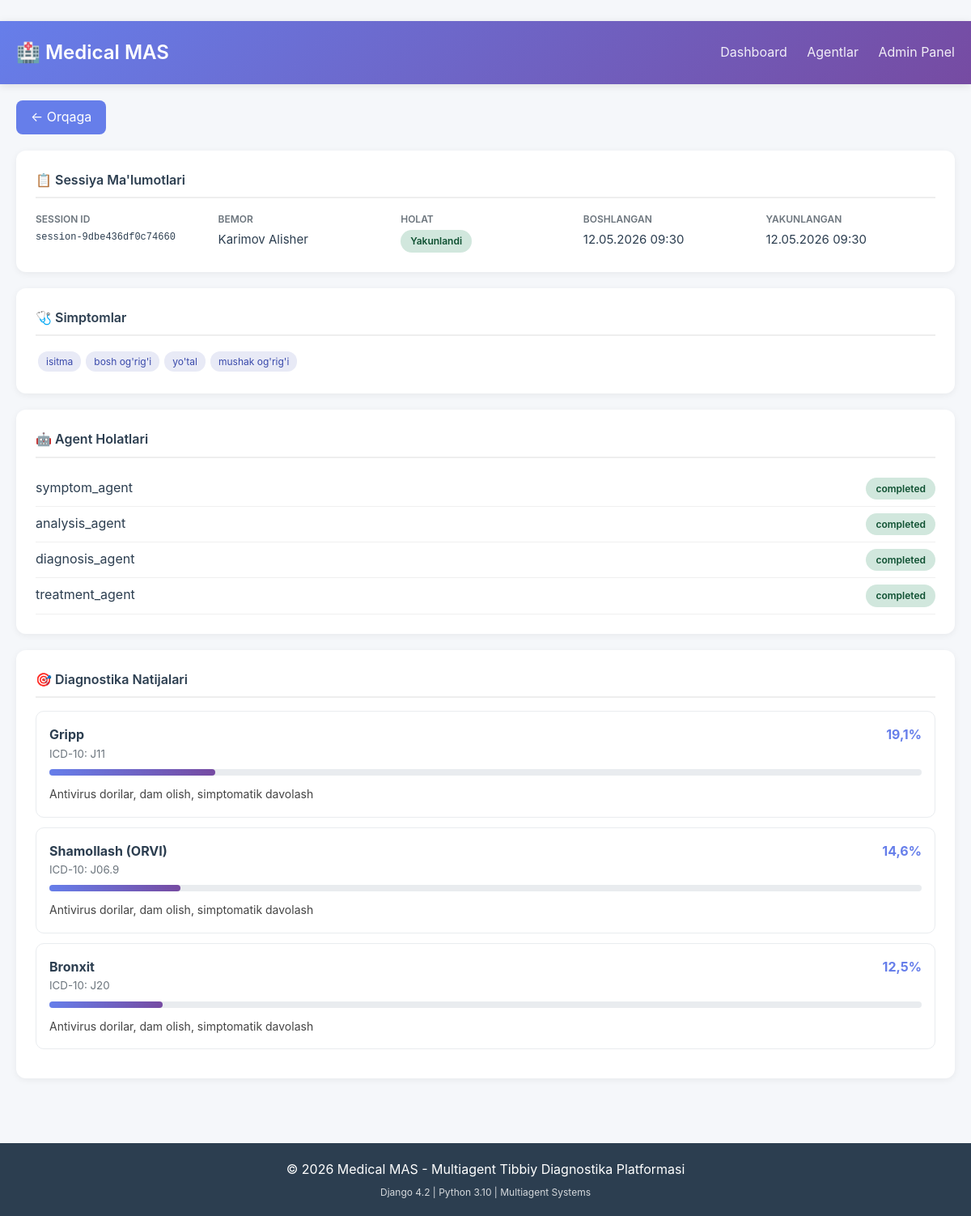
/diagnostics/sessions/session-9dbe436df0c74660/ (signed in), run on the app's committed database.
### apps/diagnostics/models.py (models this page shows, shortened)
class DiagnosticSession(models.Model):
    STATUS_CHOICES = [
        ('PENDING', 'Kutilmoqda'),
        ('IN_PROGRESS', 'Jarayonda'),
        ('COMPLETED', 'Yakunlandi'),
        ('FAILED', 'Xatolik'),
    ]
    session_id = models.CharField(
        'Session ID',
        max_length=100,
        unique=True,
        db_index=True
    )
    patient = models.ForeignKey(
        Patient,
        on_delete=models.CASCADE,
        related_name='diagnostic_sessions'
    )
    status = models.CharField(
        'Holat',
        max_length=20,
        choices=STATUS_CHOICES,
        default='PENDING'
    )
    symptoms = models.JSONField('Simptomlar', default=list)
    test_results = models.JSONField('Tahlil natijalari', default=dict, blank=True)
    agent_states = models.JSONField('Agent holatlari', default=dict)
    error_message = models.TextField('Xatolik xabari', blank=True)
    started_at = models.DateTimeField('Boshlangan vaqt', auto_now_add=True)
    completed_at = models.DateTimeField('Yakunlangan vaqt', null=True, blank=True)
    class Meta:
        verbose_name = 'Diagnostika Sessiyasi'
        verbose_name_plural = 'Diagnostika Sessiyalari'
        ordering = ['-started_at']
        indexes = [
            models.Index(fields=['session_id']),
            models.Index(fields=['status', 'started_at']),
        ]

class DiagnosticResult(models.Model):
    session = models.ForeignKey(
        DiagnosticSession,
        on_delete=models.CASCADE,
        related_name='results'
    )
    disease = models.ForeignKey(
        DiseasePattern,
        on_delete=models.CASCADE,
        related_name='diagnostic_results'
    )
    confidence_score = models.FloatField(
        'Ishonch darajasi',
        validators=[MinValueValidator(0.0), MaxValueValidator(1.0)]
    )
    recommended_tests = models.JSONField('Tavsiya etilgan tahlillar', default=list)
    treatment_plan = models.TextField('Davolash rejasi', blank=True)
    agent_recommendations = models.JSONField('Agent tavsiyalari', default=dict)
    created_at = models.DateTimeField(auto_now_add=True)
    class Meta:
        verbose_name = 'Diagnostika Natijasi'
        verbose_name_plural = 'Diagnostika Natijalari'
        ordering = ['-confidence_score']
    def get_confidence_percentage(self):
        return self.confidence_score * 100

class DiseasePattern(models.Model):
    name = models.CharField('Kasallik nomi', max_length=200, unique=True)
    icd_code = models.CharField('ICD-10 Kod', max_length=10, blank=True)
    description = models.TextField('Tavsif')
    symptoms = models.JSONField('Simptomlar', default=dict)
    severity = models.CharField(
        'Og\'irlik darajasi',
        max_length=20,
        choices=[(k, v) for k, v in SEVERITY_LEVELS.items()],
        default='MEDIUM'
    )
    recommended_tests = models.JSONField('Tavsiya etiladigan tahlillar', default=list)
    treatment_options = models.TextField('Davolash yo\'llari', blank=True)
    prevention = models.TextField('Oldini olish', blank=True)
    is_active = models.BooleanField('Faol', default=True)
    created_at = models.DateTimeField(auto_now_add=True)
    updated_at = models.DateTimeField(auto_now=True)
    class Meta:
        verbose_name = 'Kasallik Naqshi'
        verbose_name_plural = 'Kasallik Naqshlari'
        ordering = ['name']

### apps/patients/models.py (models this page shows, shortened)
class Patient(models.Model):
    GENDER_CHOICES = [
        ('M', 'Erkak'),
        ('F', 'Ayol'),
        ('O', 'Boshqa'),
    ]
    BLOOD_TYPE_CHOICES = [
        ('A+', 'A+'),
        ('A-', 'A-'),
        ('B+', 'B+'),
        ('B-', 'B-'),
        ('AB+', 'AB+'),
        ('AB-', 'AB-'),
        ('O+', 'O+'),
        ('O-', 'O-'),
    ]
    user = models.OneToOneField(
        User,
        on_delete=models.SET_NULL,
        null=True,
        blank=True,
        related_name='patient_profile'
    )
    first_name = models.CharField('Ism', max_length=100)
    last_name = models.CharField('Familiya', max_length=100)
    middle_name = models.CharField('Otasining ismi', max_length=100, blank=True)
    date_of_birth = models.DateField('Tug\'ilgan sana')
    gender = models.CharField('Jins', max_length=1, choices=GENDER_CHOICES)
    phone = PhoneNumberField('Telefon', blank=True)
    email = models.EmailField('Email', blank=True)
    address = models.TextField('Manzil', blank=True)
    emergency_contact = models.CharField('Favqulodda aloqa', max_length=100, blank=True)
    blood_type = models.CharField(
        'Qon guruhi',
        max_length=3,
        choices=BLOOD_TYPE_CHOICES,
        blank=True
    )
    height = models.PositiveIntegerField(
        'Bo\'yi (sm)',
        null=True,
        blank=True,
        validators=[MinValueValidator(50), MaxValueValidator(250)]
    )
    weight = models.DecimalField(
        'Vazni (kg)',
        max_digits=5,
        decimal_places=2,
        null=True,
        blank=True,
        validators=[MinValueValidator(2), MaxValueValidator(500)]
    )
    allergies = models.JSONField('Allergiyalar', default=list, blank=True)
    chronic_diseases = models.JSONField('Surunkali kasalliklar', default=list, blank=True)
    notes = models.TextField('Qo\'shimcha ma\'lumotlar', blank=True)
    created_at = models.DateTimeField(auto_now_add=True)
    updated_at = models.DateTimeField(auto_now=True)
    is_active = models.BooleanField('Faol', default=True)
    objects = PatientManager()
    class Meta:
        verbose_name = 'Bemor'
        verbose_name_plural = 'Bemorlar'
        ordering = ['-created_at']
        indexes = [
            models.Index(fields=['last_name', 'first_name']),
            models.Index(fields=['date_of_birth']),
        ]
    def get_full_name(self):
        parts = [self.last_name, self.first_name]
        if self.middle_name:
            parts.append(self.middle_name)
        return ' '.join(parts)

### apps/diagnostics/views.py (the view)
# urls.py: path('sessions/<str:session_id>/', views.session_detail, name='session_detail'),
@login_required
def session_detail(request, session_id):
    session = get_object_or_404(DiagnosticSession, session_id=session_id)
    results = session.results.select_related('disease').all()
    context = {
        'session': session,
        'results': results,
        'title': f'Sessiya: {session_id}'
    }
    return render(request, 'diagnostics/session_detail.html', context)

### templates/diagnostics/session_detail.html (shortened to what this page needs)
﻿{% extends "base.html" %}
{% block content %}
<div class="container">
  <a href="{% url 'diagnostics:session_list' %}" class="back-btn">← Orqaga</a>
  <div class="card">
    <h3>📋 Sessiya Ma'lumotlari</h3>
    <div class="info-grid">
      <div class="info-item"><label>Session ID</label><p style="font-family:monospace;font-size:12px">{{ session.session_id }}</p></div>
      <div class="info-item"><label>Bemor</label><p>{{ session.patient.get_full_name }}</p></div>
      <div class="info-item"><label>Holat</label><p><span class="badge badge-{{ session.status|lower }}">{{ session.get_status_display }}</span></p></div>
      <div class="info-item"><label>Boshlangan</label><p>{{ session.started_at|date:"d.m.Y H:i" }}</p></div>
      {% if session.completed_at %}<div class="info-item"><label>Yakunlangan</label><p>{{ session.completed_at|date:"d.m.Y H:i" }}</p></div>{% endif %}
    </div>
  </div>
  {% if session.symptoms %}
  <div class="card">
    <h3>🩺 Simptomlar</h3>
    {% for symptom in session.symptoms %}<span class="tag">{{ symptom }}</span>{% endfor %}
  </div>
  {% endif %}
  {% if session.agent_states %}
  <div class="card">
    <h3>🤖 Agent Holatlari</h3>
    {% for agent, state in session.agent_states.items %}
    <div class="agent-item">
      <span>{{ agent }}</span>
      <span class="badge badge-{{ state }}">{{ state }}</span>
    </div>
    {% endfor %}
  </div>
  {% endif %}
  {% if results %}
  <div class="card">
    <h3>🎯 Diagnostika Natijalari</h3>
    {% for result in results %}
    <div class="result-card">
      <div style="display:flex; justify-content:space-between; align-items:center;">
        <h4 style="font-size:16px; color:#2c3e50;">{{ result.disease.name }}</h4>
        <span style="font-weight:700; color:#667eea;">{{ result.get_confidence_percentage|floatformat:1 }}%</span>
      </div>
      {% if result.disease.icd_code %}<small style="color:#6c757d;">ICD-10: {{ result.disease.icd_code }}</small>{% endif %}
      <div class="confidence-bar"><div class="confidence-fill" style="width:{{ result.get_confidence_percentage|floatformat:0 }}%"></div></div>
      {% if result.treatment_plan %}<p style="margin-top:12px; font-size:14px; color:#444;">{{ result.treatment_plan }}</p>{% endif %}
    </div>
    {% endfor %}
  </div>
  {% endif %}
</div>
{% endblock %}

### templates/base.html (style rules this page uses)
* { margin: 0; padding: 0; box-sizing: border-box; }
body { font-family: -apple-system, BlinkMacSystemFont, 'Segoe UI', Roboto, 'Helvetica Neue', Arial, sans-serif; background: #f5f7fa; color: #2c3e50; line-height: 1.6; }
.container { max-width: 1200px; margin: 0 auto; padding: 0 20px; }

### templates/diagnostics/session_detail.html (style rules this page uses)
.card { background: white; border-radius: 12px; box-shadow: 0 2px 8px rgba(0,0,0,0.06); padding: 24px; margin-bottom: 20px; }
.card h3 { font-size: 16px; font-weight: 600; margin-bottom: 16px; color: #2c3e50; border-bottom: 2px solid #eee; padding-bottom: 8px; }
.info-grid { display: grid; grid-template-columns: repeat(auto-fill, minmax(200px, 1fr)); gap: 16px; }
.info-item label { font-size: 12px; color: #6c757d; font-weight: 600; text-transform: uppercase; }
.info-item p { font-size: 15px; color: #2c3e50; margin-top: 4px; }
.badge { display: inline-block; padding: 4px 12px; border-radius: 20px; font-size: 12px; font-weight: 600; }
.badge-completed { background: #d1e7dd; color: #0f5132; }
.result-card { border: 1px solid #e9ecef; border-radius: 10px; padding: 16px; margin-bottom: 12px; }
.confidence-bar { height: 8px; border-radius: 4px; background: #e9ecef; margin-top: 8px; }
.confidence-fill { height: 100%; border-radius: 4px; background: linear-gradient(90deg, #667eea, #764ba2); }
.tag { display: inline-block; background: #e8eaf6; color: #3949ab; padding: 3px 10px; border-radius: 12px; font-size: 12px; margin: 3px; }
.agent-item { display: flex; justify-content: space-between; padding: 8px 0; border-bottom: 1px solid #f0f0f0; }
.back-btn { display: inline-block; padding: 8px 18px; background: #667eea; color: white; border-radius: 8px; text-decoration: none; margin-bottom: 20px; }

### data on the page
DiagnosticSession: session_id "session-9dbe436df0c74660", patient.get_full_name "Karimov Alisher", status "Yakunlandi", started_at "12.05.2026 09:30", completed_at "12.05.2026 09:30", agent "symptom_agent", status "completed", agent "analysis_agent", agent "diagnosis_agent", agent "treatment_agent"
DiagnosticResult: disease.name "Gripp", get_confidence_percentage "19,1", disease.icd_code "J11", treatment_plan "Antivirus dorilar, dam olish, simptomatik davolash"
DiagnosticResult: disease.name "Shamollash (ORVI)", get_confidence_percentage "14,6", disease.icd_code "J06.9", treatment_plan "Antivirus dorilar, dam olish, simptomatik davolash"
DiagnosticResult: disease.name "Bronxit", get_confidence_percentage "12,5", disease.icd_code "J20", treatment_plan "Antivirus dorilar, dam olish, simptomatik davolash"

### other printed values
{{ symptom }} "isitma" "bosh og'rig'i" "yo'tal" "mushak og'rig'i"
